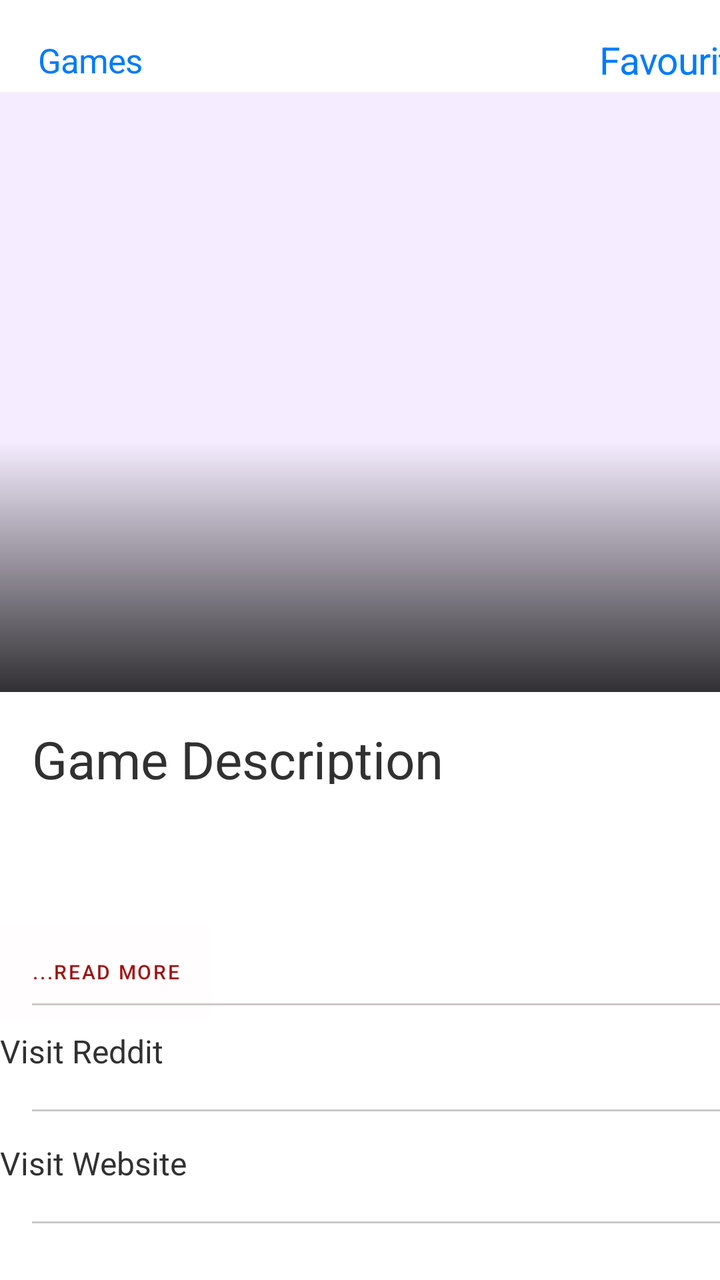
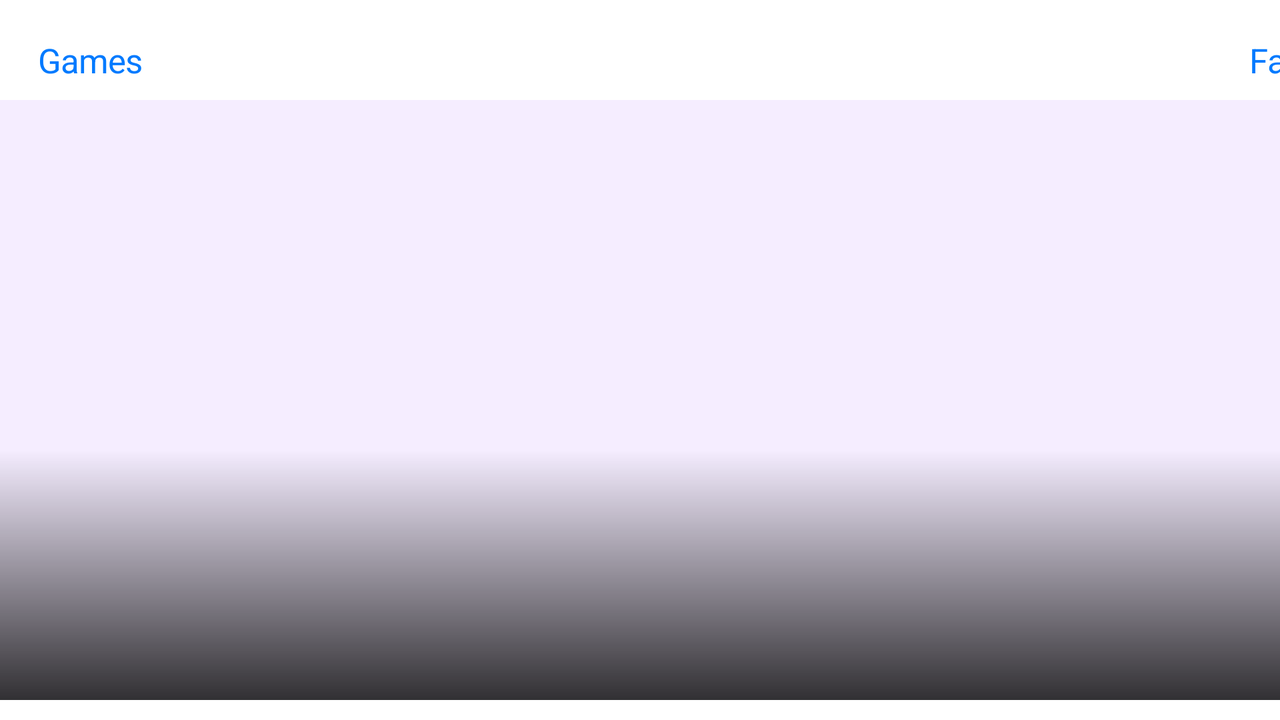

An Android layout and its configuration variant, each rendered on a device that would load it. The default file and the variant file are quoted in full after the pictures.
<!-- AndroidManifest.xml: application theme Theme.MovieProject -->
<!-- res/layout/game_detail.xml -->
<?xml version="1.0" encoding="utf-8"?>
<RelativeLayout
    xmlns:android="http://schemas.android.com/apk/res/android"
    xmlns:tools="http://schemas.android.com/tools"
    xmlns:app="http://schemas.android.com/apk/res-auto"
    android:layout_width="match_parent"
    android:layout_height="match_parent"
    android:id="@+id/detailFRag"
    android:background="#FFFFFF"
    android:screenOrientation="sensor"


    tools:context=".view.DetailFragment">
    <androidx.core.widget.NestedScrollView
        android:layout_width="match_parent"
        android:layout_height="match_parent"
        android:scrollbars="vertical">


        <LinearLayout
            android:layout_width="match_parent"
            android:layout_height="wrap_content"
            android:orientation="vertical">

            <androidx.constraintlayout.widget.ConstraintLayout
                android:layout_width="match_parent"
                android:layout_height="wrap_content"
                tools:ignore="MissingClass">

                <ImageView
                    android:id="@+id/mImageView"
                    android:layout_width="match_parent"
                    android:layout_height="300dp"
                    android:layout_marginTop="46dp"
                    android:layout_marginBottom="240dp"
                    android:contentDescription="@string/app_name"
                    android:scaleType="centerCrop"
                    android:src="@color/purple_200"
                    app:layout_constraintLeft_toLeftOf="parent"
                    app:layout_constraintRight_toRightOf="parent"
                    app:layout_constraintTop_toTopOf="parent" />



                <View
                    android:id="@+id/blurView"
                    android:layout_width="match_parent"
                    android:layout_height="250dp"
                    android:layout_marginTop="50dp"
                    android:background="@drawable/gradient"
                    app:layout_constraintBottom_toBottomOf="@+id/mImageView"
                    app:layout_constraintEnd_toEndOf="parent"
                    app:layout_constraintStart_toStartOf="parent"
                    app:layout_constraintTop_toTopOf="@+id/mImageView" />





                <TextView
                    android:id="@+id/mTextViewName"
                    android:layout_width="380dp"
                    android:layout_height="wrap_content"
                    android:layout_marginStart="15dp"
                    android:layout_marginTop="220dp"
                    android:layout_marginEnd="15dp"
                    android:layout_marginBottom="10dp"
                    android:textStyle="bold"
                    android:textColor="@color/white"
                    app:layout_constraintBottom_toBottomOf="@+id/mImageView"
                    app:layout_constraintEnd_toEndOf="parent"
                    app:layout_constraintStart_toStartOf="parent"
                    app:layout_constraintTop_toTopOf="@+id/mImageView"
                    android:textSize="36sp"
                    android:textAlignment="textEnd"/>

                <TextView
                    android:id="@+id/desc"
                    android:layout_width="390dp"
                    android:layout_height="30dp"
                    android:layout_marginStart="16dp"
                    android:layout_marginTop="16dp"
                    android:text="Game Description"
                    android:textSize="26dp"
                    android:textColor="#313131"
                    app:layout_constraintStart_toStartOf="parent"
                    app:layout_constraintTop_toBottomOf="@id/mImageView" />

                <TextView
                    android:id="@+id/mTextViewInstruction"
                    android:layout_width="355dp"
                    android:layout_height="wrap_content"
                    android:layout_marginStart="16dp"
                    android:layout_marginTop="9dp"
                    android:textSize="10dp"
                    android:lines="4"
                    android:lineSpacingExtra="8sp"
                    android:textColor="#313131"
                    app:layout_constraintStart_toStartOf="parent"
                    app:layout_constraintTop_toBottomOf="@id/desc"
                    />


                <Button
                    android:id="@+id/show"
                    android:layout_width="wrap_content"
                    android:layout_height="wrap_content"
                    android:layout_alignParentRight="true"
                    app:layout_constraintTop_toBottomOf= "@id/mTextViewInstruction"
                    android:layout_marginStart="9dp"
                    android:layout_marginTop="-12dp"
                    tools:ignore="MissingConstraints"
                    android:textSize="10dp"
                    android:text="...Read More"
                    android:textColor="@color/reeed"
                    android:background="@color/cardview_shadow_end_color"
                    android:clickable="true" />



                <ProgressBar
                    android:id="@+id/loading"
                    android:layout_width="wrap_content"
                    android:layout_height="wrap_content"
                    android:indeterminateTint="@color/sourcherry"
                    android:visibility="gone"
                    app:layout_constraintBottom_toBottomOf="parent"
                    app:layout_constraintEnd_toEndOf="parent"
                    app:layout_constraintStart_toStartOf="parent"
                    app:layout_constraintTop_toTopOf="parent" />

                <TextView
                    android:id="@+id/reddit"
                    android:layout_width="380dp"
                    android:layout_height="48dp"
                    android:layout_marginStart="20dp"
                    android:layout_marginTop="28dp"
                    android:text="Visit Reddit"
                    android:textColor="#313131"
                    android:textSize="16sp"
                    android:gravity="center_vertical"
                    app:layout_constraintBottom_toTopOf="@+id/website"
                    app:layout_constraintEnd_toEndOf="parent"
                    app:layout_constraintStart_toStartOf="parent"
                    app:layout_constraintTop_toBottomOf="@+id/mTextViewInstruction" />




                <TextView
                    android:id="@+id/website"
                    android:layout_width="380dp"
                    android:layout_height="48dp"
                    android:layout_marginStart="20dp"
                    android:layout_marginTop="8dp"
                    android:text="Visit Website"
                    android:textColor="#313131"
                    android:textSize="16sp"
                    android:gravity="center_vertical"
                    app:layout_constraintEnd_toEndOf="parent"
                    app:layout_constraintStart_toStartOf="parent"
                    app:layout_constraintTop_toBottomOf="@+id/reddit" />

                <View
                    android:layout_width="match_parent"
                    android:layout_height="1dp"
                    android:layout_marginTop="5dp"
                    android:background="#CCC8C8"
                    app:layout_constraintTop_toBottomOf="@id/reddit"
                    tools:layout_editor_absoluteX="-1dp"
                    android:layout_marginStart="16dp"/>

                <View
                    android:layout_width="match_parent"
                    android:layout_height="1dp"
                    android:layout_marginTop="5dp"
                    android:background="#CCC8C8"
                    app:layout_constraintTop_toBottomOf="@id/website"
                    tools:layout_editor_absoluteX="-1dp"
                    android:layout_marginStart="16dp"/>

                <View
                    android:layout_width="match_parent"
                    android:layout_height="1dp"
                    android:background="#CCC8C8"
                    app:layout_constraintTop_toTopOf="@id/reddit"
                    tools:layout_editor_absoluteX="-1dp"
                    android:layout_marginStart="16dp"/>




                <Button
                    android:id="@+id/favorite"
                    android:layout_width="wrap_content"
                    android:layout_height="wrap_content"
                    android:layout_marginStart="195dp"
                    android:layout_marginEnd="16dp"
                    android:layout_marginTop="7dp"
                    android:background="#00000000"
                    android:letterSpacing="-0.02"
                    android:lineSpacingExtra="2sp"
                    android:text="Favourite"
                    android:lineHeight="22dp"
                    android:textAllCaps="false"
                    android:textColor="#007AFF"
                    android:textSize="19sp"
                    android:translationY="-0.86sp"
                    app:layout_constraintStart_toEndOf="@+id/gamesBack"
                    app:layout_constraintTop_toTopOf="parent"
                    android:fontFamily="sans-serif"/>

                <Button
                    android:id="@+id/gamesBack"
                    android:layout_width="wrap_content"
                    android:layout_height="wrap_content"
                    android:layout_marginStart="1dp"
                    android:layout_marginTop="7dp"
                    android:layout_marginEnd="236dp"
                    android:background="#00000000"
                    android:drawableLeft="@drawable/arrow"
                    android:letterSpacing="-0.02"
                    android:lineHeight="22dp"
                    android:text="Games"
                    android:textAllCaps="false"
                    android:textColor="#007AFF"
                    android:textSize="17dp"
                    android:translationY="-0.86sp"
                    app:layout_constraintEnd_toStartOf="@+id/favorite"
                    app:layout_constraintStart_toStartOf="parent"
                    app:layout_constraintTop_toTopOf="parent"
                    android:fontFamily="sans-serif"/>

                <LinearLayout
                    android:layout_width="match_parent"
                    android:layout_height="wrap_content"
                    android:orientation="horizontal"
                    android:alpha="0.8"
                    android:background="@color/white"
                    app:layout_constraintBottom_toBottomOf="parent"
                    app:layout_constraintRight_toRightOf="parent">



                </LinearLayout>

            </androidx.constraintlayout.widget.ConstraintLayout>


















        </LinearLayout>

    </androidx.core.widget.NestedScrollView>










</RelativeLayout>
<!-- resources referenced by this layout -->
<resources>
  <color name="purple_200">#F5EDFF</color>
  <color name="reeed">#9E1111</color>
  <color name="sourcherry">#AA356B</color>
  <color name="white">#FFFFFFFF</color>
  <!-- drawable gradient (drawable) -->
  <shape xmlns:android="http://schemas.android.com/apk/res/android"
      android:shape="rectangle">
  
      <gradient
          android:angle="90"
          android:endColor="#00ffffff"
          android:startColor="#CC000000"
          android:centerColor="#00ffffff" />
  </shape>
  <string name="app_name">MovieProject</string>
  <style name="Theme.MovieProject" parent="Theme.MaterialComponents.DayNight.NoActionBar">
          
          <item name="colorPrimary">#EE4443</item>
          <item name="colorPrimaryVariant">#AC310A</item>
          <item name="colorOnPrimary">@color/white</item>
          
          <item name="colorSecondary">@color/teal_200</item>
          <item name="colorSecondaryVariant">@color/teal_700</item>
          <item name="colorOnSecondary">@color/black</item>
          
          <item name="android:statusBarColor" tools:targetApi="l">?attr/colorPrimaryVariant</item>
          
      </style>
  <color name="teal_200">#FF03DAC5</color>
  <color name="teal_700">#FF018786</color>
  <color name="black">#FF000000</color>
</resources>
<!-- res/layout-land/game_detail.xml (the repository's variant of the layout above) -->
<!-- drawn on the phone turned sideways -->
<?xml version="1.0" encoding="utf-8"?>
<RelativeLayout
    xmlns:android="http://schemas.android.com/apk/res/android"
    xmlns:tools="http://schemas.android.com/tools"
    xmlns:app="http://schemas.android.com/apk/res-auto"
    android:layout_width="match_parent"
    android:layout_height="match_parent"
    android:id="@+id/detailFRag"
    android:background="#FFFFFF"
    android:screenOrientation="sensorLandscape"

    tools:context=".view.DetailFragment">
    <androidx.core.widget.NestedScrollView
        android:layout_width="match_parent"
        android:layout_height="match_parent"
        android:scrollbars="horizontal">


        <GridLayout
            android:layout_width="match_parent"
            android:layout_height="wrap_content"
            android:orientation="horizontal">

            <androidx.constraintlayout.widget.ConstraintLayout
                android:layout_width="match_parent"
                android:layout_height="wrap_content">

                <ImageView
                    android:id="@+id/mImageView"
                    android:layout_width="match_parent"
                    android:layout_height="300dp"
                    android:layout_marginTop="50dp"
                    android:layout_marginBottom="240dp"
                    android:contentDescription="@string/app_name"
                    android:scaleType="centerCrop"
                    android:src="@color/purple_200"
                    app:layout_constraintBottom_toBottomOf="parent"
                    app:layout_constraintDimensionRatio="H,1:1"
                    app:layout_constraintLeft_toLeftOf="parent"
                    app:layout_constraintRight_toRightOf="parent"
                    app:layout_constraintTop_toTopOf="parent" />



                <View
                    android:id="@+id/blurView"
                    android:layout_width="match_parent"
                    android:layout_height="250dp"
                    android:layout_marginTop="50dp"
                    android:background="@drawable/gradient"
                    app:layout_constraintBottom_toBottomOf="@+id/mImageView"
                    app:layout_constraintEnd_toEndOf="parent"
                    app:layout_constraintStart_toStartOf="parent"
                    app:layout_constraintTop_toTopOf="@+id/mImageView" />


                <TextView
                    android:id="@+id/mTextViewName"
                    android:layout_width="618dp"
                    android:layout_height="51dp"
                    android:layout_marginStart="15dp"
                    android:layout_marginTop="220dp"
                    android:layout_marginEnd="15dp"
                    android:layout_marginBottom="10dp"
                    android:textAlignment="textEnd"
                    android:textColor="@color/white"
                    android:textSize="36sp"
                    android:textStyle="bold"
                    app:layout_constraintBottom_toBottomOf="@+id/mImageView"
                    app:layout_constraintEnd_toEndOf="parent"
                    app:layout_constraintStart_toStartOf="parent"
                    app:layout_constraintTop_toTopOf="@+id/mImageView" />

                <TextView
                    android:id="@+id/desc"
                    android:layout_width="390dp"
                    android:layout_height="30dp"
                    android:layout_marginStart="16dp"
                    android:layout_marginTop="16dp"
                    android:text="Game Description"
                    android:textSize="26dp"
                    android:textColor="#313131"
                    app:layout_constraintStart_toStartOf="parent"
                    app:layout_constraintTop_toBottomOf="@id/mImageView" />

                <TextView
                    android:id="@+id/mTextViewInstruction"
                    android:layout_width="match_parent"
                    android:layout_height="71dp"
                    android:layout_marginTop="8dp"
                    android:lineSpacingExtra="8sp"
                    android:textColor="#313131"
                    android:textSize="10dp"
                    app:layout_constraintEnd_toEndOf="parent"
                    app:layout_constraintStart_toStartOf="parent"
                    app:layout_constraintTop_toBottomOf="@id/desc" />

                <ProgressBar
                    android:id="@+id/loading"
                    android:layout_width="wrap_content"
                    android:layout_height="wrap_content"
                    android:indeterminateTint="@color/sourcherry"
                    android:visibility="gone"
                    app:layout_constraintBottom_toBottomOf="parent"
                    app:layout_constraintEnd_toEndOf="parent"
                    app:layout_constraintStart_toStartOf="parent"
                    app:layout_constraintTop_toTopOf="parent" />

                <TextView
                    android:id="@+id/reddit"
                    android:layout_width="589dp"
                    android:layout_height="29dp"
                    android:layout_marginStart="16dp"
                    android:layout_marginTop="13dp"
                    android:gravity="center_vertical"
                    android:text="Visit Reddit"
                    android:textColor="#313131"
                    android:textSize="16sp"
                    app:layout_constraintBottom_toTopOf="@+id/website"
                    app:layout_constraintEnd_toEndOf="parent"
                    app:layout_constraintStart_toStartOf="parent"
                    app:layout_constraintTop_toBottomOf="@+id/mTextViewInstruction" />

                <TextView
                    android:id="@+id/website"
                    android:layout_width="589dp"
                    android:layout_height="29dp"
                    android:layout_marginStart="16dp"
                    android:layout_marginTop="13dp"
                    android:gravity="center_vertical"
                    android:text="Visit Website"
                    android:textColor="#313131"
                    android:textSize="16sp"
                    app:layout_constraintEnd_toEndOf="parent"
                    app:layout_constraintStart_toStartOf="parent"
                    app:layout_constraintTop_toBottomOf="@+id/reddit" />

                <View
                    android:layout_width="match_parent"
                    android:layout_height="1dp"
                    android:layout_marginTop="5dp"
                    android:background="#CCC8C8"
                    app:layout_constraintTop_toBottomOf="@id/reddit"
                    tools:layout_editor_absoluteX="-1dp"
                    android:layout_marginStart="16dp"/>

                <View
                    android:layout_width="match_parent"
                    android:layout_height="1dp"
                    android:layout_marginTop="5dp"
                    android:background="#CCC8C8"
                    app:layout_constraintTop_toBottomOf="@id/website"
                    tools:layout_editor_absoluteX="-1dp"
                    android:layout_marginStart="16dp"/>

                <View
                    android:layout_width="match_parent"
                    android:layout_height="1dp"
                    android:background="#CCC8C8"
                    app:layout_constraintTop_toTopOf="@id/reddit"
                    tools:layout_editor_absoluteX="-1dp"
                    android:layout_marginStart="16dp"/>




                <Button
                    android:id="@+id/favorite"
                    android:layout_width="wrap_content"
                    android:layout_height="wrap_content"
                    android:layout_marginStart="520dp"
                    android:layout_marginEnd="16dp"
                    android:layout_marginTop="7dp"
                    android:background="#00000000"
                    android:letterSpacing="-0.02"
                    android:lineSpacingExtra="2sp"
                    android:text="Favourite"
                    android:textAllCaps="false"
                    android:textColor="#007AFF"
                    android:textSize="17sp"
                    android:translationY="-0.86sp"
                    app:layout_constraintStart_toEndOf="@+id/gamesBack"
                    app:layout_constraintTop_toTopOf="parent"
                    android:fontFamily="sans-serif"/>

                <Button
                    android:id="@+id/gamesBack"
                    android:layout_width="wrap_content"
                    android:layout_height="wrap_content"
                    android:layout_marginStart="1dp"
                    android:layout_marginTop="7dp"
                    android:layout_marginEnd="236dp"
                    android:background="#00000000"
                    android:drawableLeft="@drawable/arrow"
                    android:letterSpacing="-0.02"
                    android:lineHeight="22dp"
                    android:text="Games"
                    android:textAllCaps="false"
                    android:textColor="#007AFF"
                    android:textSize="17dp"
                    android:translationY="-0.86sp"
                    app:layout_constraintEnd_toStartOf="@+id/favorite"
                    app:layout_constraintStart_toStartOf="parent"
                    app:layout_constraintTop_toTopOf="parent"
                    android:fontFamily="sans-serif"/>

                <GridLayout
                    android:layout_width="match_parent"
                    android:layout_height="wrap_content"
                    android:orientation="horizontal"
                    android:alpha="0.8"
                    android:background="@color/white"
                    app:layout_constraintBottom_toBottomOf="parent"
                    app:layout_constraintRight_toRightOf="parent">



                </GridLayout>

            </androidx.constraintlayout.widget.ConstraintLayout>

            <GridLayout
                android:layout_width="match_parent"
                android:layout_height="wrap_content"
                android:orientation="vertical"
                android:padding="15dp">










            </GridLayout>

        </GridLayout>

    </androidx.core.widget.NestedScrollView>








</RelativeLayout>
<!-- resources referenced by the variant -->
<!-- as the phone turned sideways resolves them -->
<resources>
  <color name="purple_200">#F5EDFF</color>
  <color name="sourcherry">#AA356B</color>
  <color name="white">#FFFFFFFF</color>
  <!-- drawable gradient (drawable) -->
  <shape xmlns:android="http://schemas.android.com/apk/res/android"
      android:shape="rectangle">
  
      <gradient
          android:angle="90"
          android:endColor="#00ffffff"
          android:startColor="#CC000000"
          android:centerColor="#00ffffff" />
  </shape>
  <string name="app_name">MovieProject</string>
  <style name="Theme.MovieProject" parent="Theme.MaterialComponents.DayNight.NoActionBar">
          
          <item name="colorPrimary">#EE4443</item>
          <item name="colorPrimaryVariant">#AC310A</item>
          <item name="colorOnPrimary">@color/white</item>
          
          <item name="colorSecondary">@color/teal_200</item>
          <item name="colorSecondaryVariant">@color/teal_700</item>
          <item name="colorOnSecondary">@color/black</item>
          
          <item name="android:statusBarColor" tools:targetApi="l">?attr/colorPrimaryVariant</item>
          
      </style>
  <color name="teal_200">#FF03DAC5</color>
  <color name="teal_700">#FF018786</color>
  <color name="black">#FF000000</color>
</resources>
